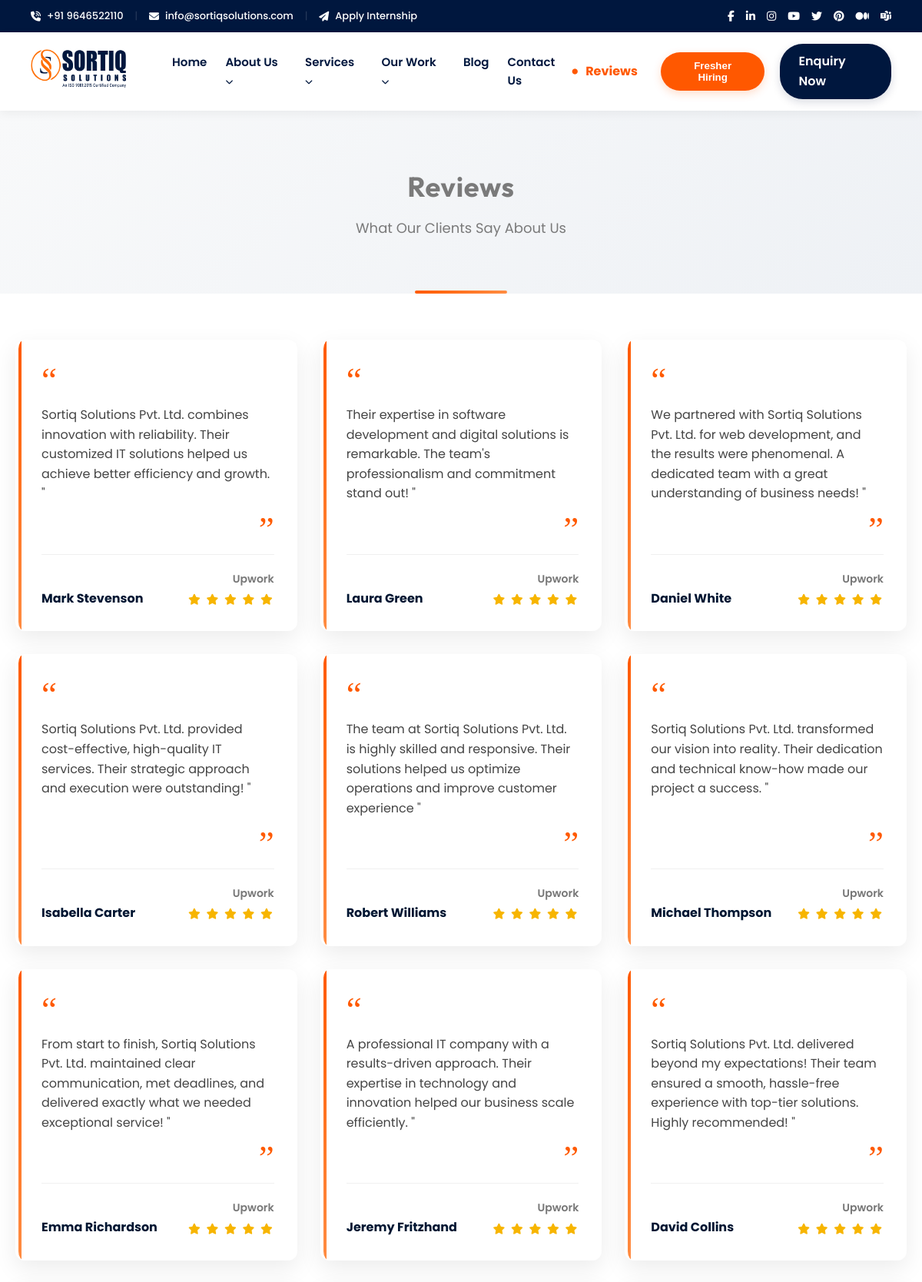
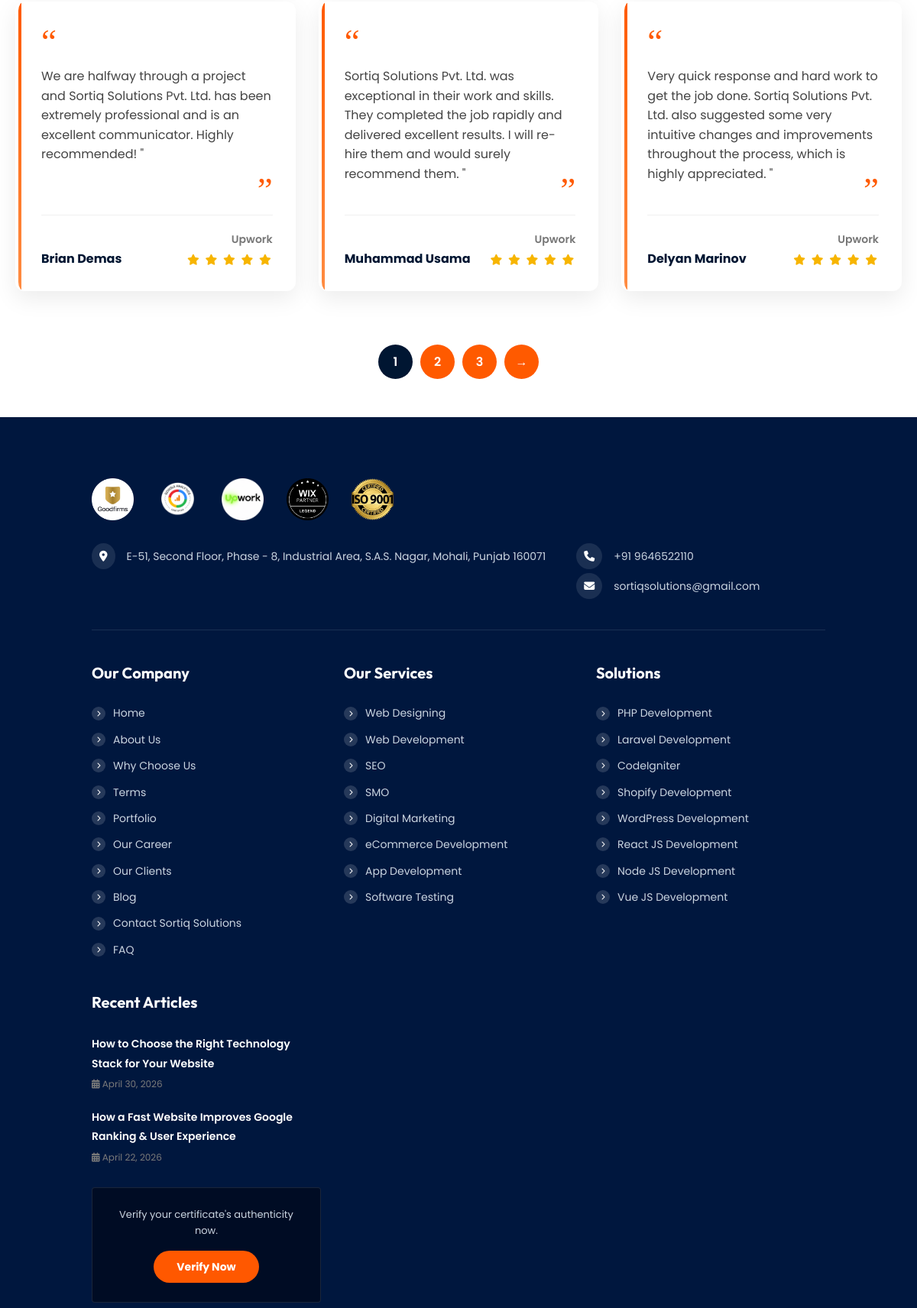
Screenshot of /reviews/page/1/ (upper part) with the database file from the repository (2 pictures, top to bottom).
### tables this page shows
CREATE TABLE site_settings (
            id INTEGER PRIMARY KEY AUTOINCREMENT,
            key TEXT UNIQUE,
            value TEXT
        );

CREATE TABLE reviews (
            id INTEGER PRIMARY KEY AUTOINCREMENT,
            author TEXT NOT NULL,
            platform TEXT,
            text TEXT
        );

### app.py (the view)
@app.route('/reviews/')
@app.route('/reviews/page/<int:page>/')
def reviews(page=1):
    all_reviews = load_reviews()
    reviews_per_page = 12
    total_reviews = len(all_reviews)
    total_pages = (total_reviews + reviews_per_page - 1) // reviews_per_page
    if page < 1 or (page > total_pages and total_pages > 0):
        return redirect('/reviews/')
    start_idx = (page - 1) * reviews_per_page
    end_idx = start_idx + reviews_per_page
    page_reviews = all_reviews[start_idx:end_idx]
    return render_template('reviews.html', reviews=page_reviews, current_page=page, total_pages=total_pages)

### app.py (called while the page is built)
def get_db_connection():
    conn = sqlite3.connect(DATABASE)
    conn.row_factory = sqlite3.Row
    return conn

@app.after_request
def add_header(response):
    if request.path.startswith('/static/'):
        response.headers['Cache-Control'] = 'public, max-age=31536000'
    return response

def load_reviews():
    try:
        conn = sqlite3.connect(DATABASE)
        conn.row_factory = sqlite3.Row
        rows = conn.execute('SELECT * FROM reviews ORDER BY id DESC').fetchall()
        conn.close()
        if not rows:
            raise Exception("No reviews in database, fallback to JSON")
        return [dict(r) for r in rows]
    except Exception as e:
        json_path = os.path.join(app.root_path, 'static', 'reviews.json')
        if os.path.exists(json_path):
            with open(json_path, 'r', encoding='utf-8') as f:
                return json.load(f)
        return []

### templates/reviews.html (shortened to what this page needs)
{% extends 'base.html' %}
{% block content %}
<div class="video-gallery-banner">
    <h1>Reviews</h1>
    <p>What Our Clients Say About Us</p>
</div>
<div id="reviews-ajax-container" class="video-gallery-wrapper">
    <div id="reviews-content">
        {% include 'reviews_partial.html' %}
    </div>
</div>
{% endblock %}

### templates/base.html (shortened to what this page needs)
<!DOCTYPE html>
<html lang="en">
<head>
    <link href="https://cdnjs.cloudflare.com/ajax/libs/font-awesome/6.5.1/css/all.min.css" rel="stylesheet" media="print" onload="this.media='all'">
    <link href="https://cdn.jsdelivr.net/npm/bootstrap-icons@1.11.3/font/bootstrap-icons.css" rel="stylesheet" media="print" onload="this.media='all'">
    <link rel="stylesheet" href="{{ url_for('static', filename='css/style.css') }}?v=1.0.5">
</head>
<body>
    <div class="xs-top-bar">
        <div class="xs-top-bar-info">
            <a href="tel:{{ site_layout.header.phone }}" class="top-tel"><i class="fas fa-phone-volume"></i> {{ site_layout.header.phone }}</a>
            <span class="separator">|</span>
            <a href="https://mail.google.com/mail/?view=cm&fs=1&to={{ site_layout.header.email }}" target="_blank" class="top-mail" rel="noopener noreferrer"><i class="fas fa-envelope"></i> {{ site_layout.header.email }}</a>
            <span class="separator">|</span>
            <a href="{{ site_layout.header.apply_url }}" class="apply-internship"><i class="fas fa-paper-plane"></i> <span class="blink">{{ site_layout.header.apply_label }}</span></a>
        </div>
        <ul class="xs-list">
            <li><a href="https://www.facebook.com/SortiqSolutions/" target="_blank" aria-label="Facebook" rel="noopener noreferrer"><i class="fab fa-facebook-f"></i></a></li>
            <li><a href="https://www.linkedin.com/company/sortiq-solutions/" target="_blank" aria-label="LinkedIn" rel="noopener noreferrer"><i class="fab fa-linkedin-in"></i></a></li>
            <li><a href="https://www.instagram.com/sortiqsolutions/" target="_blank" aria-label="Instagram" rel="noopener noreferrer"><i class="fab fa-instagram"></i></a></li>
            <li><a href="https://www.youtube.com/@SortiqSolutions" target="_blank" aria-label="YouTube" rel="noopener noreferrer"><i class="fab fa-youtube"></i></a></li>
            <li><a href="https://x.com/SortiqSolutions" target="_blank" aria-label="Twitter" rel="noopener noreferrer"><i class="fab fa-twitter"></i></a></li>
            <li><a href="https://in.pinterest.com/sortiqsolutions/" target="_blank" aria-label="Pinterest" rel="noopener noreferrer"><i class="fab fa-pinterest"></i></a></li>
            <li><a href="https://medium.com/@sortiqsolutions" target="_blank" aria-label="Medium" rel="noopener noreferrer"><i class="fab fa-medium"></i></a></li>
            <li><a href="https://teams.microsoft.com/l/chat/0/0?users=sortiqsolutions@gmail.com" target="_blank" aria-label="Microsoft Teams" rel="noopener noreferrer"><i class="bi bi-microsoft-teams"></i></a></li>
        </ul>
    </div>
    <header class="header-main">
        <a href="/" class="xs-logo" aria-label="{{ site_layout.header.logo_text }} Home">
            {% if site_layout.header.logo %}
                <img loading="lazy" src="{{ site_layout.header.logo }}" alt="{{ site_layout.header.logo_text }}">
            {% else %}
                <span style="font-family: 'Outfit', sans-serif; font-size: 24px; font-weight: 800; color: #fff;">{{ site_layout.header.logo_text }}</span>
            {% endif %}
        </a>
        <nav class="xs-menus">
            <ul class="nav-menu">
                {% if site_layout.nav_links[0].label %}
                <li class="menu-item"><a href="{{ site_layout.nav_links[0].url }}">{{ site_layout.nav_links[0].label }}</a></li>
                {% endif %}
                {% if site_layout.nav_links[1].label %}
                <li class="menu-item">
                    <a href="#">{{ site_layout.nav_links[1].label }} {% if site_layout.nav_links[1].has_dropdown == '1' %}<i class="fa fa-chevron-down" style="font-size: 10px;"></i>{% endif %}</a>
                </li>
                {% endif %}
                {% if site_layout.nav_links[2].label %}
                <li class="menu-item">
                    <a href="#">{{ site_layout.nav_links[2].label }} {% if site_layout.nav_links[2].has_dropdown == '1' %}<i class="fa fa-chevron-down" style="font-size: 10px;"></i>{% endif %}</a>
                </li>
                {% endif %}
                {% if site_layout.nav_links[3].label %}
                <li class="menu-item">
                    <a href="#">{{ site_layout.nav_links[3].label }} {% if site_layout.nav_links[3].has_dropdown == '1' %}<i class="fa fa-chevron-down" style="font-size: 10px;"></i>{% endif %}</a>
                </li>
                {% endif %}
                {% if site_layout.nav_links[4].label %}
                <li class="menu-item"><a href="{{ site_layout.nav_links[4].url }}">{{ site_layout.nav_links[4].label }}</a></li>
                {% endif %}
                {% if site_layout.nav_links[5].label %}
                <li class="menu-item"><a href="{{ site_layout.nav_links[5].url }}">{{ site_layout.nav_links[5].label }}</a></li>
                {% endif %}
            </ul>
        </nav>
        <div class="xs-menu-tools">
            <a href="/reviews/" class="xs-reviews-btn"><span class="dot">•</span> Reviews</a>
            <button class="btn-danger" data-toggle="modal" data-target="#fresherModal">Fresher Hiring</button>
            <a href="/contact/" class="enquiryNow">Enquiry Now</a>
        </div>
    </header>
    <main>
        {% block content %}{% endblock %}
    </main>
    <footer class="xs-footer-section">
        <div class="footer-top-area">
            <div class="footer-logos-wrapper">
                {% for badge in site_layout.footer_badges %}
                    {% if badge.image %}
                        <a href="#" aria-label="{{ badge.label or 'Badge' }}">
                            <img loading="lazy" src="{{ badge.image }}" alt="{{ badge.label or 'Partner badge' }}">
                        </a>
                    {% endif %}
                {% endfor %}
            </div>
            <ul class="address-info-list addr-top-align">
                <li>
                    <a href="https://www.google.com/maps/search/?api=1&query={{ site_layout.footer.address | urlencode }}" target="_blank" style="color: inherit; text-decoration: none;" rel="noopener noreferrer">
                        <div class="footer-contact-item">
                            <i class="fa fa-map-marker-alt"></i>
                            <div class="address-info">{{ site_layout.footer.address }}</div>
                        </div>
                    </a>
                </li>
                <li class="contact-inline-group">
                    <div class="footer-contact-item" style="margin-bottom: 5px;">
                        <i class="fa fa-phone"></i>
                        <div class="address-info"><a href="tel:{{ site_layout.footer.phone }}">{{ site_layout.footer.phone }}</a></div>
                    </div>
                    <div class="footer-contact-item">
                        <i class="fa fa-envelope"></i>
                        <div class="address-info"><a href="https://mail.google.com/mail/?view=cm&fs=1&to={{ site_layout.footer.email }}" target="_blank" rel="noopener noreferrer">{{ site_layout.footer.email }}</a></div>
                    </div>
                </li>
            </ul>
        </div>
        <div class="footer-main">
             <div class="footer-widget">
                <h4>{{ site_layout.footer_columns.company.title }}</h4>
                <ul>
                    {% for link in site_layout.footer_columns.company.links %}
                        {% if link.label %}
                            <li><a href="{{ link.url }}"><i class="fa fa-chevron-right"></i> {{ link.label }}</a></li>
                        {% endif %}
                    {% endfor %}
                </ul>
            </div>
            <div class="footer-widget">
                <h4>{{ site_layout.footer_columns.services.title }}</h4>
                <ul>
                    {% for link in site_layout.footer_columns.services.links %}
                        {% if link.label %}
                            <li><a href="{{ link.url }}"><i class="fa fa-chevron-right"></i> {{ link.label }}</a></li>
                        {% endif %}
                    {% endfor %}
                </ul>
            </div>
            <div class="footer-widget">
                <h4>{{ site_layout.footer_columns.solutions.title }}</h4>
                <ul>
                    {% for link in site_layout.footer_columns.solutions.links %}
                        {% if link.label %}
                            <li><a href="{{ link.url }}"><i class="fa fa-chevron-right"></i> {{ link.label }}</a></li>
                        {% endif %}
                    {% endfor %}
                </ul>
            </div>
            <div class="footer-widget">
                <h4>Recent Articles</h4>
                <div class="recent-article-item" style="margin-bottom: 20px;">
                    <a href="/blog/how-to-choose-the-right-technology-stack-for-your-website/" style="font-weight: 600; font-size: 14px; color: #fff;">How to Choose the Right Technology Stack for Your Website</a>
                    <div style="font-size: 12px; color: #7A7A7A; margin-top: 5px;"><i class="fa fa-calendar-alt"></i> April 30, 2026</div>
                </div>
                <div class="recent-article-item" style="margin-bottom: 30px;">
                    <a href="/blog/how-a-fast-website-improves-google-ranking-user-experience/" style="font-weight: 600; font-size: 14px; color: #fff;">How a Fast Website Improves Google Ranking & User Experience</a>
                    <div style="font-size: 12px; color: #7A7A7A; margin-top: 5px;"><i class="fa fa-calendar-alt"></i> April 22, 2026</div>
                </div>
                <div style="background-color: #000c24; border: 1px solid rgba(255,255,255,0.1); padding: 25px 20px; border-radius: 4px; text-align: center;">
                    <p style="font-size: 13px; color: #cbd5e1; margin-bottom: 15px;">{{ site_layout.footer.certificate_text }}</p>
                    <a href="{{ site_layout.footer.certificate_url }}" target="_blank" class="verify-btn" style="background-color: var(--accent); color: var(--white); border-radius: 25px; padding: 10px 30px; font-size: 14px; font-weight: bold; border: none; transition: background-color 0.3s; display: inline-block;" rel="noopener noreferrer">{{ site_layout.footer.certificate_button_label }}</a>
                </div>
            </div>
        </div>
    </footer>
</body>
</html>

### templates/reviews_partial.html (shortened to what this page needs)
<div class="video-gallery-container">
    {% for review in reviews %}
    <div class="review-card">
        <div class="review-quote-open">“</div>
        <div class="review-text">
            <p>{{ review.text|safe }}</p>
            <div class="review-quote-close">”</div>
        </div>
        <div class="review-footer">
            <div class="review-author">
                <strong>{{ review.author }}</strong>
            </div>
            <div class="review-platform">
                {% if review.platform_logo %}
                <img loading="lazy" src="{{ review.platform_logo }}" alt="{{ review.platform }}" class="review-platform-img">
                {% else %}
                <span style="font-weight: 600; font-size: 14px; display: block; margin-bottom: 5px; color: #777;">{{ review.platform }}</span>
                {% endif %}
                <div class="review-stars">
                    <i class="fa-solid fa-star"></i>
                    <i class="fa-solid fa-star"></i>
                    <i class="fa-solid fa-star"></i>
                    <i class="fa-solid fa-star"></i>
                    <i class="fa-solid fa-star"></i>
                </div>
            </div>
        </div>
    </div>
    {% endfor %}
</div>
<div class="video-gallery-pagination">
    {% for p in range(1, total_pages + 1) %}
        {% if p == current_page %}
        <span aria-current="page" class="page-numbers current">{{ p }}</span>
        {% else %}
        <a class="page-numbers" href="/reviews/page/{{ p }}/">{{ p }}</a>
        {% endif %}
    {% endfor %}
    {% if current_page < total_pages %}
    <a class="next page-numbers" href="/reviews/page/{{ current_page + 1 }}/">&rarr;</a>
    {% endif %}
</div>

### rows the page displays
site_settings: header.email "info@sortiqsolutions.com"
reviews: text "Sortiq Solutions Pvt. Ltd. combines innovation with reliability. Their customized IT solutions helped us achieve better efficiency and growth. \"", author "Mark Stevenson", platform "Upwork"
reviews: text "Their expertise in software development and digital solutions is remarkable. The team's professionalism and commitment stand out! \"", author "Laura Green", platform "Upwork"
reviews: text "We partnered with Sortiq Solutions Pvt. Ltd. for web development, and the results were phenomenal. A dedicated team with a great understanding of business needs! \"", author "Daniel White", platform "Upwork"
reviews: text "Sortiq Solutions Pvt. Ltd. provided cost-effective, high-quality IT services. Their strategic approach and execution were outstanding! \"", author "Isabella Carter", platform "Upwork"
reviews: text "The team at Sortiq Solutions Pvt. Ltd. is highly skilled and responsive. Their solutions helped us optimize operations and improve customer experience \"", author "Robert Williams", platform "Upwork"
reviews: text "Sortiq Solutions Pvt. Ltd. transformed our vision into reality. Their dedication and technical know-how made our project a success. \"", author "Michael Thompson", platform "Upwork"
reviews: text "From start to finish, Sortiq Solutions Pvt. Ltd. maintained clear communication, met deadlines, and delivered exactly what we needed exceptional service! \"", author "Emma Richardson", platform "Upwork"
reviews: text "A professional IT company with a results-driven approach. Their expertise in technology and innovation helped our business scale efficiently. \"", author "Jeremy Fritzhand", platform "Upwork"
reviews: text "Sortiq Solutions Pvt. Ltd. delivered beyond my expectations! Their team ensured a smooth, hassle-free experience with top-tier solutions. Highly recommended! \"", author "David Collins", platform "Upwork"
reviews: text "We are halfway through a project and Sortiq Solutions Pvt. Ltd. has been extremely professional and is an excellent communicator. Highly recommended! \"", author "Brian Demas", platform "Upwork"
reviews: text "Sortiq Solutions Pvt. Ltd. was exceptional in their work and skills. They completed the job rapidly and delivered excellent results. I will re-hire them and would surely recommend them. \"", author "Muhammad Usama", platform "Upwork"
reviews: text "Very quick response and hard work to get the job done. Sortiq Solutions Pvt. Ltd. also suggested some very intuitive changes and improvements throughout the process, which is highly appreciated. \"", author "Delyan Marinov", platform "Upwork"
site_settings: footer.address "E-51, Second Floor, Phase - 8, Industrial Area, S.A.S. Nagar, Mohali, Punjab 160071"

### other values shown
{{ site_layout.header.phone }} "+91 9646522110"
{{ site_layout.header.apply_label }} "Apply Internship"
{{ site_layout.nav_links[0].label }} "Home"
{{ site_layout.nav_links[1].label }} "About Us"
{{ site_layout.nav_links[2].label }} "Services"
{{ site_layout.nav_links[3].label }} "Our Work"
{{ site_layout.nav_links[4].label }} "Blog"
{{ site_layout.nav_links[5].label }} "Contact Us"
{{ p }} "1"
{{ p }} "2" "3"
{{ site_layout.footer.phone }} "+91 9646522110"
{{ site_layout.footer.email }} "sortiqsolutions@gmail.com"
{{ site_layout.footer_columns.company.title }} "Our Company"
{{ link.label }} "Home" "About Us" "Why Choose Us" "Terms" "Portfolio" "Our Career" "Our Clients" "Blog" "Contact Sortiq Solutions" "FAQ"
{{ site_layout.footer_columns.services.title }} "Our Services"
